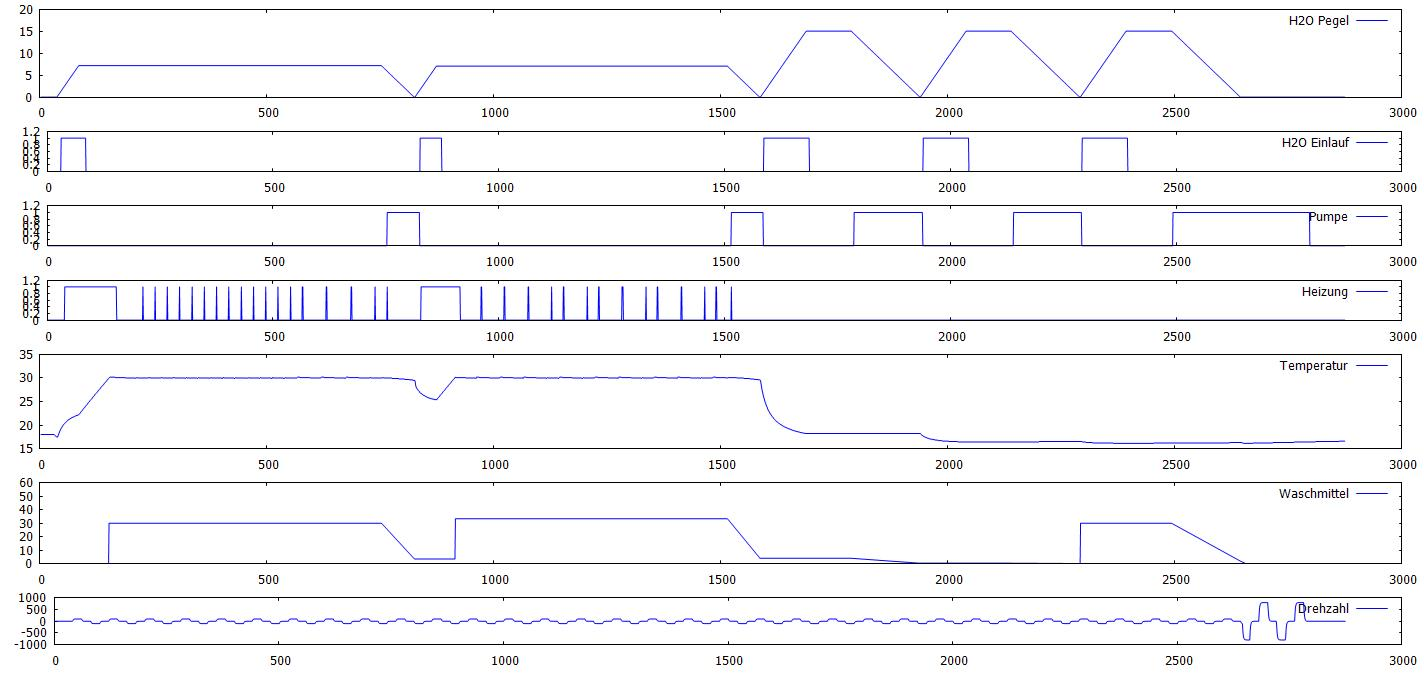

Source code (gnuplot):
clear
set multiplot

set origin 0,0.81
set size 1,0.2
set yrange [0:20]
plot "yt-plot.dat" u 1:8 t "H2O Pegel" lc rgb "blue" w l

set origin 0,0.70
set size 1,0.13
set yrange [0:1.2]
plot "yt-plot.dat" u 1:6 t "H2O Einlauf" lc rgb "blue" w l

set origin 0,0.59
set size 1,0.13
set yrange [0:1.2]
plot "yt-plot.dat" u 1:7 t "Pumpe" lc rgb "blue" w l

set origin 0,0.48
set size 1,0.13
set yrange [0:1.2]
plot "yt-plot.dat" u 1:4 t "Heizung" lc rgb "blue" w l

set origin 0,0.29
set size 1,0.21
set yrange [15:35]
plot "yt-plot.dat" u 1:5 t "Temperatur" lc rgb "blue" w l

set origin 0,0.12
set size 1,0.19
set yrange [0:60]
plot "yt-plot.dat" u 1:10 t "Waschmittel" lc rgb "blue" w l

set origin 0,0.0
set size 1,0.14
set yrange [-1000:1000]
plot "yt-plot.dat" u 1:11 t "Drehzahl" lc rgb "blue" w l

unset multiplot
